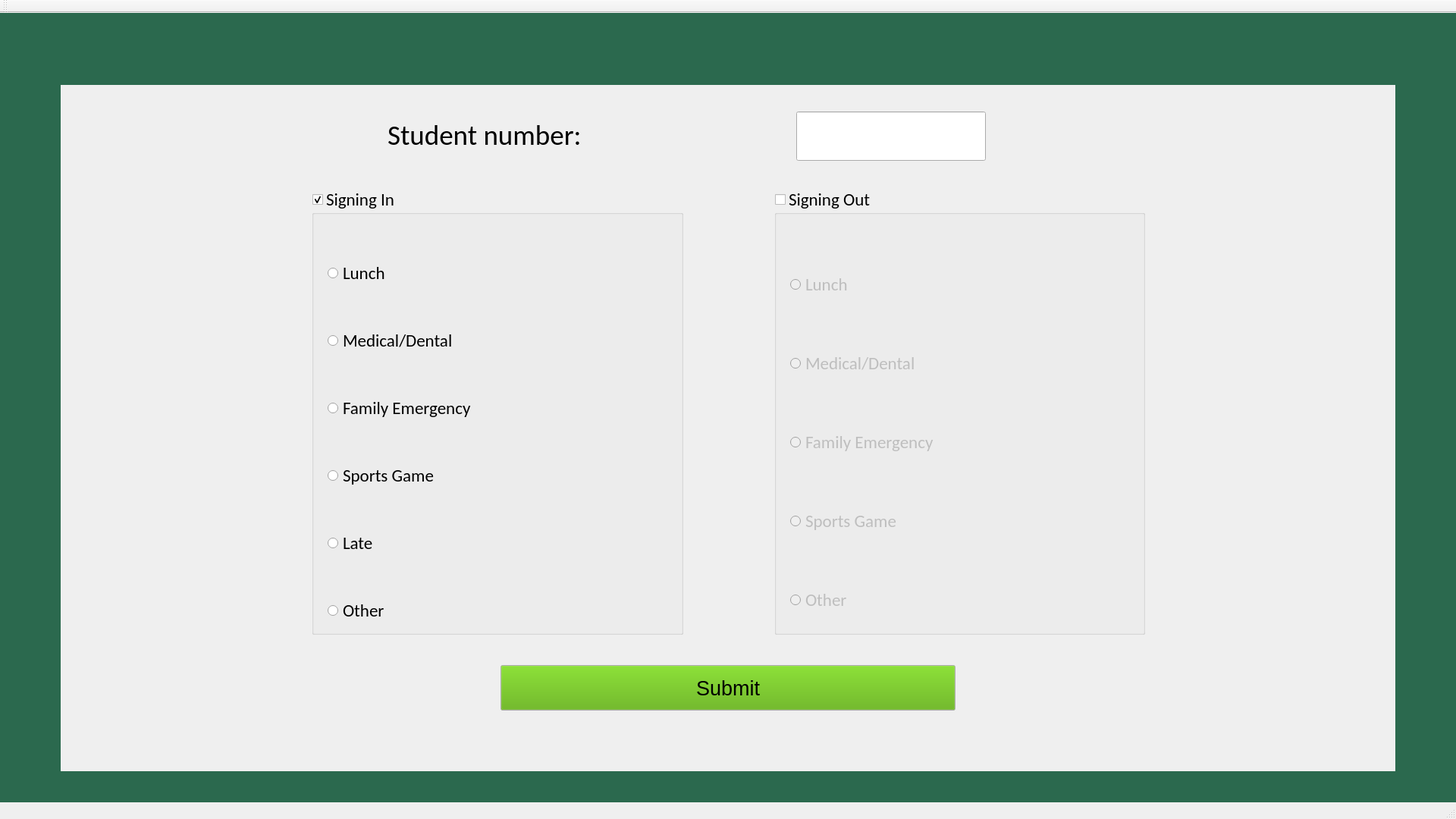
<?xml version="1.0" encoding="UTF-8"?>
<ui version="4.0">
 <class>attendance</class>
 <widget class="QMainWindow" name="attendance">
  <property name="geometry">
   <rect>
    <x>0</x>
    <y>0</y>
    <width>1920</width>
    <height>1080</height>
   </rect>
  </property>
  <property name="windowTitle">
   <string>attendance</string>
  </property>
  <property name="autoFillBackground">
   <bool>false</bool>
  </property>
  <widget class="QWidget" name="centralWidget">
   <widget class="Line" name="leftColorBlock">
    <property name="geometry">
     <rect>
      <x>0</x>
      <y>0</y>
      <width>80</width>
      <height>1080</height>
     </rect>
    </property>
    <property name="palette">
     <palette>
      <active>
       <colorrole role="WindowText">
        <brush brushstyle="SolidPattern">
         <color alpha="255">
          <red>43</red>
          <green>105</green>
          <blue>78</blue>
         </color>
        </brush>
       </colorrole>
       <colorrole role="Button">
        <brush brushstyle="SolidPattern">
         <color alpha="255">
          <red>43</red>
          <green>105</green>
          <blue>78</blue>
         </color>
        </brush>
       </colorrole>
       <colorrole role="Light">
        <brush brushstyle="SolidPattern">
         <color alpha="255">
          <red>64</red>
          <green>158</green>
          <blue>117</blue>
         </color>
        </brush>
       </colorrole>
       <colorrole role="Midlight">
        <brush brushstyle="SolidPattern">
         <color alpha="255">
          <red>53</red>
          <green>131</green>
          <blue>97</blue>
         </color>
        </brush>
       </colorrole>
       <colorrole role="Dark">
        <brush brushstyle="SolidPattern">
         <color alpha="255">
          <red>21</red>
          <green>52</green>
          <blue>39</blue>
         </color>
        </brush>
       </colorrole>
       <colorrole role="Mid">
        <brush brushstyle="SolidPattern">
         <color alpha="255">
          <red>28</red>
          <green>70</green>
          <blue>52</blue>
         </color>
        </brush>
       </colorrole>
       <colorrole role="Text">
        <brush brushstyle="SolidPattern">
         <color alpha="255">
          <red>255</red>
          <green>255</green>
          <blue>255</blue>
         </color>
        </brush>
       </colorrole>
       <colorrole role="BrightText">
        <brush brushstyle="SolidPattern">
         <color alpha="255">
          <red>255</red>
          <green>255</green>
          <blue>255</blue>
         </color>
        </brush>
       </colorrole>
       <colorrole role="ButtonText">
        <brush brushstyle="SolidPattern">
         <color alpha="255">
          <red>255</red>
          <green>255</green>
          <blue>255</blue>
         </color>
        </brush>
       </colorrole>
       <colorrole role="Base">
        <brush brushstyle="SolidPattern">
         <color alpha="255">
          <red>0</red>
          <green>0</green>
          <blue>0</blue>
         </color>
        </brush>
       </colorrole>
       <colorrole role="Window">
        <brush brushstyle="SolidPattern">
         <color alpha="255">
          <red>43</red>
          <green>105</green>
          <blue>78</blue>
         </color>
        </brush>
       </colorrole>
       <colorrole role="Shadow">
        <brush brushstyle="SolidPattern">
         <color alpha="255">
          <red>0</red>
          <green>0</green>
          <blue>0</blue>
         </color>
        </brush>
       </colorrole>
       <colorrole role="AlternateBase">
        <brush brushstyle="SolidPattern">
         <color alpha="255">
          <red>21</red>
          <green>52</green>
          <blue>39</blue>
         </color>
        </brush>
       </colorrole>
       <colorrole role="ToolTipBase">
        <brush brushstyle="SolidPattern">
         <color alpha="255">
          <red>255</red>
          <green>255</green>
          <blue>220</blue>
         </color>
        </brush>
       </colorrole>
       <colorrole role="ToolTipText">
        <brush brushstyle="SolidPattern">
         <color alpha="255">
          <red>0</red>
          <green>0</green>
          <blue>0</blue>
         </color>
        </brush>
       </colorrole>
      </active>
      <inactive>
       <colorrole role="WindowText">
        <brush brushstyle="SolidPattern">
         <color alpha="255">
          <red>43</red>
          <green>105</green>
          <blue>78</blue>
         </color>
        </brush>
       </colorrole>
       <colorrole role="Button">
        <brush brushstyle="SolidPattern">
         <color alpha="255">
          <red>43</red>
          <green>105</green>
          <blue>78</blue>
         </color>
        </brush>
       </colorrole>
       <colorrole role="Light">
        <brush brushstyle="SolidPattern">
         <color alpha="255">
          <red>64</red>
          <green>158</green>
          <blue>117</blue>
         </color>
        </brush>
       </colorrole>
       <colorrole role="Midlight">
        <brush brushstyle="SolidPattern">
         <color alpha="255">
          <red>53</red>
          <green>131</green>
          <blue>97</blue>
         </color>
        </brush>
       </colorrole>
       <colorrole role="Dark">
        <brush brushstyle="SolidPattern">
         <color alpha="255">
          <red>21</red>
          <green>52</green>
          <blue>39</blue>
         </color>
        </brush>
       </colorrole>
       <colorrole role="Mid">
        <brush brushstyle="SolidPattern">
         <color alpha="255">
          <red>28</red>
          <green>70</green>
          <blue>52</blue>
         </color>
        </brush>
       </colorrole>
       <colorrole role="Text">
        <brush brushstyle="SolidPattern">
         <color alpha="255">
          <red>255</red>
          <green>255</green>
          <blue>255</blue>
         </color>
        </brush>
       </colorrole>
       <colorrole role="BrightText">
        <brush brushstyle="SolidPattern">
         <color alpha="255">
          <red>255</red>
          <green>255</green>
          <blue>255</blue>
         </color>
        </brush>
       </colorrole>
       <colorrole role="ButtonText">
        <brush brushstyle="SolidPattern">
         <color alpha="255">
          <red>255</red>
          <green>255</green>
          <blue>255</blue>
         </color>
        </brush>
       </colorrole>
       <colorrole role="Base">
        <brush brushstyle="SolidPattern">
         <color alpha="255">
          <red>0</red>
          <green>0</green>
          <blue>0</blue>
         </color>
        </brush>
       </colorrole>
       <colorrole role="Window">
        <brush brushstyle="SolidPattern">
         <color alpha="255">
          <red>43</red>
          <green>105</green>
          <blue>78</blue>
         </color>
        </brush>
       </colorrole>
       <colorrole role="Shadow">
        <brush brushstyle="SolidPattern">
         <color alpha="255">
          <red>0</red>
          <green>0</green>
          <blue>0</blue>
         </color>
        </brush>
       </colorrole>
       <colorrole role="AlternateBase">
        <brush brushstyle="SolidPattern">
         <color alpha="255">
          <red>21</red>
          <green>52</green>
          <blue>39</blue>
         </color>
        </brush>
       </colorrole>
       <colorrole role="ToolTipBase">
        <brush brushstyle="SolidPattern">
         <color alpha="255">
          <red>255</red>
          <green>255</green>
          <blue>220</blue>
         </color>
        </brush>
       </colorrole>
       <colorrole role="ToolTipText">
        <brush brushstyle="SolidPattern">
         <color alpha="255">
          <red>0</red>
          <green>0</green>
          <blue>0</blue>
         </color>
        </brush>
       </colorrole>
      </inactive>
      <disabled>
       <colorrole role="WindowText">
        <brush brushstyle="SolidPattern">
         <color alpha="255">
          <red>21</red>
          <green>52</green>
          <blue>39</blue>
         </color>
        </brush>
       </colorrole>
       <colorrole role="Button">
        <brush brushstyle="SolidPattern">
         <color alpha="255">
          <red>43</red>
          <green>105</green>
          <blue>78</blue>
         </color>
        </brush>
       </colorrole>
       <colorrole role="Light">
        <brush brushstyle="SolidPattern">
         <color alpha="255">
          <red>64</red>
          <green>158</green>
          <blue>117</blue>
         </color>
        </brush>
       </colorrole>
       <colorrole role="Midlight">
        <brush brushstyle="SolidPattern">
         <color alpha="255">
          <red>53</red>
          <green>131</green>
          <blue>97</blue>
         </color>
        </brush>
       </colorrole>
       <colorrole role="Dark">
        <brush brushstyle="SolidPattern">
         <color alpha="255">
          <red>21</red>
          <green>52</green>
          <blue>39</blue>
         </color>
        </brush>
       </colorrole>
       <colorrole role="Mid">
        <brush brushstyle="SolidPattern">
         <color alpha="255">
          <red>28</red>
          <green>70</green>
          <blue>52</blue>
         </color>
        </brush>
       </colorrole>
       <colorrole role="Text">
        <brush brushstyle="SolidPattern">
         <color alpha="255">
          <red>21</red>
          <green>52</green>
          <blue>39</blue>
         </color>
        </brush>
       </colorrole>
       <colorrole role="BrightText">
        <brush brushstyle="SolidPattern">
         <color alpha="255">
          <red>255</red>
          <green>255</green>
          <blue>255</blue>
         </color>
        </brush>
       </colorrole>
       <colorrole role="ButtonText">
        <brush brushstyle="SolidPattern">
         <color alpha="255">
          <red>21</red>
          <green>52</green>
          <blue>39</blue>
         </color>
        </brush>
       </colorrole>
       <colorrole role="Base">
        <brush brushstyle="SolidPattern">
         <color alpha="255">
          <red>43</red>
          <green>105</green>
          <blue>78</blue>
         </color>
        </brush>
       </colorrole>
       <colorrole role="Window">
        <brush brushstyle="SolidPattern">
         <color alpha="255">
          <red>43</red>
          <green>105</green>
          <blue>78</blue>
         </color>
        </brush>
       </colorrole>
       <colorrole role="Shadow">
        <brush brushstyle="SolidPattern">
         <color alpha="255">
          <red>0</red>
          <green>0</green>
          <blue>0</blue>
         </color>
        </brush>
       </colorrole>
       <colorrole role="AlternateBase">
        <brush brushstyle="SolidPattern">
         <color alpha="255">
          <red>43</red>
          <green>105</green>
          <blue>78</blue>
         </color>
        </brush>
       </colorrole>
       <colorrole role="ToolTipBase">
        <brush brushstyle="SolidPattern">
         <color alpha="255">
          <red>255</red>
          <green>255</green>
          <blue>220</blue>
         </color>
        </brush>
       </colorrole>
       <colorrole role="ToolTipText">
        <brush brushstyle="SolidPattern">
         <color alpha="255">
          <red>0</red>
          <green>0</green>
          <blue>0</blue>
         </color>
        </brush>
       </colorrole>
      </disabled>
     </palette>
    </property>
    <property name="frameShadow">
     <enum>QFrame::Plain</enum>
    </property>
    <property name="lineWidth">
     <number>160</number>
    </property>
    <property name="orientation">
     <enum>Qt::Vertical</enum>
    </property>
   </widget>
   <widget class="Line" name="rightColorBlock">
    <property name="geometry">
     <rect>
      <x>1840</x>
      <y>0</y>
      <width>80</width>
      <height>1080</height>
     </rect>
    </property>
    <property name="palette">
     <palette>
      <active>
       <colorrole role="WindowText">
        <brush brushstyle="SolidPattern">
         <color alpha="255">
          <red>43</red>
          <green>105</green>
          <blue>78</blue>
         </color>
        </brush>
       </colorrole>
       <colorrole role="Button">
        <brush brushstyle="SolidPattern">
         <color alpha="255">
          <red>43</red>
          <green>105</green>
          <blue>78</blue>
         </color>
        </brush>
       </colorrole>
       <colorrole role="Light">
        <brush brushstyle="SolidPattern">
         <color alpha="255">
          <red>64</red>
          <green>158</green>
          <blue>117</blue>
         </color>
        </brush>
       </colorrole>
       <colorrole role="Midlight">
        <brush brushstyle="SolidPattern">
         <color alpha="255">
          <red>53</red>
          <green>131</green>
          <blue>97</blue>
         </color>
        </brush>
       </colorrole>
       <colorrole role="Dark">
        <brush brushstyle="SolidPattern">
         <color alpha="255">
          <red>21</red>
          <green>52</green>
          <blue>39</blue>
         </color>
        </brush>
       </colorrole>
       <colorrole role="Mid">
        <brush brushstyle="SolidPattern">
         <color alpha="255">
          <red>28</red>
          <green>70</green>
          <blue>52</blue>
         </color>
        </brush>
       </colorrole>
       <colorrole role="Text">
        <brush brushstyle="SolidPattern">
         <color alpha="255">
          <red>255</red>
          <green>255</green>
          <blue>255</blue>
         </color>
        </brush>
       </colorrole>
       <colorrole role="BrightText">
        <brush brushstyle="SolidPattern">
         <color alpha="255">
          <red>255</red>
          <green>255</green>
          <blue>255</blue>
         </color>
        </brush>
       </colorrole>
       <colorrole role="ButtonText">
        <brush brushstyle="SolidPattern">
         <color alpha="255">
          <red>255</red>
          <green>255</green>
          <blue>255</blue>
         </color>
        </brush>
       </colorrole>
       <colorrole role="Base">
        <brush brushstyle="SolidPattern">
         <color alpha="255">
          <red>0</red>
          <green>0</green>
          <blue>0</blue>
         </color>
        </brush>
       </colorrole>
       <colorrole role="Window">
        <brush brushstyle="SolidPattern">
         <color alpha="255">
          <red>43</red>
          <green>105</green>
          <blue>78</blue>
         </color>
        </brush>
       </colorrole>
       <colorrole role="Shadow">
        <brush brushstyle="SolidPattern">
         <color alpha="255">
          <red>0</red>
          <green>0</green>
          <blue>0</blue>
         </color>
        </brush>
       </colorrole>
       <colorrole role="AlternateBase">
        <brush brushstyle="SolidPattern">
         <color alpha="255">
          <red>21</red>
          <green>52</green>
          <blue>39</blue>
         </color>
        </brush>
       </colorrole>
       <colorrole role="ToolTipBase">
        <brush brushstyle="SolidPattern">
         <color alpha="255">
          <red>255</red>
          <green>255</green>
          <blue>220</blue>
         </color>
        </brush>
       </colorrole>
       <colorrole role="ToolTipText">
        <brush brushstyle="SolidPattern">
         <color alpha="255">
          <red>0</red>
          <green>0</green>
          <blue>0</blue>
         </color>
        </brush>
       </colorrole>
      </active>
      <inactive>
       <colorrole role="WindowText">
        <brush brushstyle="SolidPattern">
         <color alpha="255">
          <red>43</red>
          <green>105</green>
          <blue>78</blue>
         </color>
        </brush>
       </colorrole>
       <colorrole role="Button">
        <brush brushstyle="SolidPattern">
         <color alpha="255">
          <red>43</red>
          <green>105</green>
          <blue>78</blue>
         </color>
        </brush>
       </colorrole>
       <colorrole role="Light">
        <brush brushstyle="SolidPattern">
         <color alpha="255">
          <red>64</red>
          <green>158</green>
          <blue>117</blue>
         </color>
        </brush>
       </colorrole>
       <colorrole role="Midlight">
        <brush brushstyle="SolidPattern">
         <color alpha="255">
          <red>53</red>
          <green>131</green>
          <blue>97</blue>
         </color>
        </brush>
       </colorrole>
       <colorrole role="Dark">
        <brush brushstyle="SolidPattern">
         <color alpha="255">
          <red>21</red>
          <green>52</green>
          <blue>39</blue>
         </color>
        </brush>
       </colorrole>
       <colorrole role="Mid">
        <brush brushstyle="SolidPattern">
         <color alpha="255">
          <red>28</red>
          <green>70</green>
          <blue>52</blue>
         </color>
        </brush>
       </colorrole>
       <colorrole role="Text">
        <brush brushstyle="SolidPattern">
         <color alpha="255">
          <red>255</red>
          <green>255</green>
          <blue>255</blue>
         </color>
        </brush>
       </colorrole>
       <colorrole role="BrightText">
        <brush brushstyle="SolidPattern">
         <color alpha="255">
          <red>255</red>
          <green>255</green>
          <blue>255</blue>
         </color>
        </brush>
       </colorrole>
       <colorrole role="ButtonText">
        <brush brushstyle="SolidPattern">
         <color alpha="255">
          <red>255</red>
          <green>255</green>
          <blue>255</blue>
         </color>
        </brush>
       </colorrole>
       <colorrole role="Base">
        <brush brushstyle="SolidPattern">
         <color alpha="255">
          <red>0</red>
          <green>0</green>
          <blue>0</blue>
         </color>
        </brush>
       </colorrole>
       <colorrole role="Window">
        <brush brushstyle="SolidPattern">
         <color alpha="255">
          <red>43</red>
          <green>105</green>
          <blue>78</blue>
         </color>
        </brush>
       </colorrole>
       <colorrole role="Shadow">
        <brush brushstyle="SolidPattern">
         <color alpha="255">
          <red>0</red>
          <green>0</green>
          <blue>0</blue>
         </color>
        </brush>
       </colorrole>
       <colorrole role="AlternateBase">
        <brush brushstyle="SolidPattern">
         <color alpha="255">
          <red>21</red>
          <green>52</green>
          <blue>39</blue>
         </color>
        </brush>
       </colorrole>
       <colorrole role="ToolTipBase">
        <brush brushstyle="SolidPattern">
         <color alpha="255">
          <red>255</red>
          <green>255</green>
          <blue>220</blue>
         </color>
        </brush>
       </colorrole>
       <colorrole role="ToolTipText">
        <brush brushstyle="SolidPattern">
         <color alpha="255">
          <red>0</red>
          <green>0</green>
          <blue>0</blue>
         </color>
        </brush>
       </colorrole>
      </inactive>
      <disabled>
       <colorrole role="WindowText">
        <brush brushstyle="SolidPattern">
         <color alpha="255">
          <red>21</red>
          <green>52</green>
          <blue>39</blue>
         </color>
        </brush>
       </colorrole>
       <colorrole role="Button">
        <brush brushstyle="SolidPattern">
         <color alpha="255">
          <red>43</red>
          <green>105</green>
          <blue>78</blue>
         </color>
        </brush>
       </colorrole>
       <colorrole role="Light">
        <brush brushstyle="SolidPattern">
         <color alpha="255">
          <red>64</red>
          <green>158</green>
          <blue>117</blue>
         </color>
        </brush>
       </colorrole>
       <colorrole role="Midlight">
        <brush brushstyle="SolidPattern">
         <color alpha="255">
          <red>53</red>
          <green>131</green>
          <blue>97</blue>
         </color>
        </brush>
       </colorrole>
       <colorrole role="Dark">
        <brush brushstyle="SolidPattern">
         <color alpha="255">
          <red>21</red>
          <green>52</green>
          <blue>39</blue>
         </color>
        </brush>
       </colorrole>
       <colorrole role="Mid">
        <brush brushstyle="SolidPattern">
         <color alpha="255">
          <red>28</red>
          <green>70</green>
          <blue>52</blue>
         </color>
        </brush>
       </colorrole>
       <colorrole role="Text">
        <brush brushstyle="SolidPattern">
         <color alpha="255">
          <red>21</red>
          <green>52</green>
          <blue>39</blue>
         </color>
        </brush>
       </colorrole>
       <colorrole role="BrightText">
        <brush brushstyle="SolidPattern">
         <color alpha="255">
          <red>255</red>
          <green>255</green>
          <blue>255</blue>
         </color>
        </brush>
       </colorrole>
       <colorrole role="ButtonText">
        <brush brushstyle="SolidPattern">
         <color alpha="255">
          <red>21</red>
          <green>52</green>
          <blue>39</blue>
         </color>
        </brush>
       </colorrole>
       <colorrole role="Base">
        <brush brushstyle="SolidPattern">
         <color alpha="255">
          <red>43</red>
          <green>105</green>
          <blue>78</blue>
         </color>
        </brush>
       </colorrole>
       <colorrole role="Window">
        <brush brushstyle="SolidPattern">
         <color alpha="255">
          <red>43</red>
          <green>105</green>
          <blue>78</blue>
         </color>
        </brush>
       </colorrole>
       <colorrole role="Shadow">
        <brush brushstyle="SolidPattern">
         <color alpha="255">
          <red>0</red>
          <green>0</green>
          <blue>0</blue>
         </color>
        </brush>
       </colorrole>
       <colorrole role="AlternateBase">
        <brush brushstyle="SolidPattern">
         <color alpha="255">
          <red>43</red>
          <green>105</green>
          <blue>78</blue>
         </color>
        </brush>
       </colorrole>
       <colorrole role="ToolTipBase">
        <brush brushstyle="SolidPattern">
         <color alpha="255">
          <red>255</red>
          <green>255</green>
          <blue>220</blue>
         </color>
        </brush>
       </colorrole>
       <colorrole role="ToolTipText">
        <brush brushstyle="SolidPattern">
         <color alpha="255">
          <red>0</red>
          <green>0</green>
          <blue>0</blue>
         </color>
        </brush>
       </colorrole>
      </disabled>
     </palette>
    </property>
    <property name="frameShadow">
     <enum>QFrame::Plain</enum>
    </property>
    <property name="lineWidth">
     <number>160</number>
    </property>
    <property name="orientation">
     <enum>Qt::Vertical</enum>
    </property>
   </widget>
   <widget class="QLabel" name="label">
    <property name="geometry">
     <rect>
      <x>80</x>
      <y>10</y>
      <width>200</width>
      <height>75</height>
     </rect>
    </property>
    <property name="layoutDirection">
     <enum>Qt::LeftToRight</enum>
    </property>
    <property name="text">
     <string/>
    </property>
    <property name="pixmap">
     <pixmap resource="imagefiles.qrc">:/200pxwhite.png</pixmap>
    </property>
   </widget>
   <widget class="Line" name="topColorBlock">
    <property name="enabled">
     <bool>true</bool>
    </property>
    <property name="geometry">
     <rect>
      <x>0</x>
      <y>0</y>
      <width>1920</width>
      <height>95</height>
     </rect>
    </property>
    <property name="minimumSize">
     <size>
      <width>0</width>
      <height>0</height>
     </size>
    </property>
    <property name="palette">
     <palette>
      <active>
       <colorrole role="WindowText">
        <brush brushstyle="SolidPattern">
         <color alpha="255">
          <red>43</red>
          <green>105</green>
          <blue>78</blue>
         </color>
        </brush>
       </colorrole>
      </active>
      <inactive>
       <colorrole role="WindowText">
        <brush brushstyle="SolidPattern">
         <color alpha="255">
          <red>43</red>
          <green>105</green>
          <blue>78</blue>
         </color>
        </brush>
       </colorrole>
      </inactive>
      <disabled>
       <colorrole role="WindowText">
        <brush brushstyle="SolidPattern">
         <color alpha="255">
          <red>120</red>
          <green>120</green>
          <blue>120</blue>
         </color>
        </brush>
       </colorrole>
      </disabled>
     </palette>
    </property>
    <property name="frameShadow">
     <enum>QFrame::Plain</enum>
    </property>
    <property name="lineWidth">
     <number>180</number>
    </property>
    <property name="orientation">
     <enum>Qt::Horizontal</enum>
    </property>
   </widget>
   <widget class="Line" name="botColorBlock">
    <property name="enabled">
     <bool>true</bool>
    </property>
    <property name="geometry">
     <rect>
      <x>0</x>
      <y>1000</y>
      <width>1920</width>
      <height>180</height>
     </rect>
    </property>
    <property name="minimumSize">
     <size>
      <width>0</width>
      <height>0</height>
     </size>
    </property>
    <property name="palette">
     <palette>
      <active>
       <colorrole role="WindowText">
        <brush brushstyle="SolidPattern">
         <color alpha="255">
          <red>43</red>
          <green>105</green>
          <blue>78</blue>
         </color>
        </brush>
       </colorrole>
      </active>
      <inactive>
       <colorrole role="WindowText">
        <brush brushstyle="SolidPattern">
         <color alpha="255">
          <red>43</red>
          <green>105</green>
          <blue>78</blue>
         </color>
        </brush>
       </colorrole>
      </inactive>
      <disabled>
       <colorrole role="WindowText">
        <brush brushstyle="SolidPattern">
         <color alpha="255">
          <red>120</red>
          <green>120</green>
          <blue>120</blue>
         </color>
        </brush>
       </colorrole>
      </disabled>
     </palette>
    </property>
    <property name="frameShadow">
     <enum>QFrame::Plain</enum>
    </property>
    <property name="lineWidth">
     <number>180</number>
    </property>
    <property name="orientation">
     <enum>Qt::Horizontal</enum>
    </property>
   </widget>
   <widget class="QPushButton" name="submit">
    <property name="geometry">
     <rect>
      <x>660</x>
      <y>860</y>
      <width>600</width>
      <height>60</height>
     </rect>
    </property>
    <property name="palette">
     <palette>
      <active>
       <colorrole role="Button">
        <brush brushstyle="SolidPattern">
         <color alpha="255">
          <red>85</red>
          <green>170</green>
          <blue>0</blue>
         </color>
        </brush>
       </colorrole>
      </active>
      <inactive>
       <colorrole role="Button">
        <brush brushstyle="SolidPattern">
         <color alpha="255">
          <red>85</red>
          <green>170</green>
          <blue>0</blue>
         </color>
        </brush>
       </colorrole>
      </inactive>
      <disabled>
       <colorrole role="Button">
        <brush brushstyle="SolidPattern">
         <color alpha="255">
          <red>85</red>
          <green>170</green>
          <blue>0</blue>
         </color>
        </brush>
       </colorrole>
      </disabled>
     </palette>
    </property>
    <property name="font">
     <font>
      <pointsize>20</pointsize>
     </font>
    </property>
    <property name="text">
     <string>Submit</string>
    </property>
   </widget>
   <widget class="QWidget" name="layoutWidget">
    <property name="geometry">
     <rect>
      <x>400</x>
      <y>220</y>
      <width>1121</width>
      <height>611</height>
     </rect>
    </property>
    <layout class="QHBoxLayout" name="SignInSignOut">
     <property name="spacing">
      <number>120</number>
     </property>
     <item>
      <widget class="QGroupBox" name="signInBox">
       <property name="minimumSize">
        <size>
         <width>400</width>
         <height>430</height>
        </size>
       </property>
       <property name="font">
        <font>
         <family>Calibri</family>
         <pointsize>17</pointsize>
        </font>
       </property>
       <property name="title">
        <string>Signing In</string>
       </property>
       <property name="flat">
        <bool>false</bool>
       </property>
       <property name="checkable">
        <bool>true</bool>
       </property>
       <widget class="QWidget" name="layoutWidget">
        <property name="geometry">
         <rect>
          <x>10</x>
          <y>70</y>
          <width>471</width>
          <height>531</height>
         </rect>
        </property>
        <layout class="QVBoxLayout" name="signInList">
         <property name="spacing">
          <number>40</number>
         </property>
         <item>
          <widget class="QRadioButton" name="lunchButtonIn">
           <property name="minimumSize">
            <size>
             <width>190</width>
             <height>25</height>
            </size>
           </property>
           <property name="text">
            <string>Lunch</string>
           </property>
          </widget>
         </item>
         <item>
          <widget class="QRadioButton" name="medicalButtonIn">
           <property name="minimumSize">
            <size>
             <width>190</width>
             <height>25</height>
            </size>
           </property>
           <property name="text">
            <string>Medical/Dental</string>
           </property>
          </widget>
         </item>
         <item>
          <widget class="QRadioButton" name="familyButtonIn">
           <property name="minimumSize">
            <size>
             <width>190</width>
             <height>25</height>
            </size>
           </property>
           <property name="text">
            <string>Family Emergency</string>
           </property>
          </widget>
         </item>
         <item>
          <widget class="QRadioButton" name="sportButtonIn">
           <property name="minimumSize">
            <size>
             <width>190</width>
             <height>25</height>
            </size>
           </property>
           <property name="text">
            <string>Sports Game</string>
           </property>
          </widget>
         </item>
         <item>
          <widget class="QRadioButton" name="lateButton">
           <property name="minimumSize">
            <size>
             <width>190</width>
             <height>25</height>
            </size>
           </property>
           <property name="text">
            <string>Late</string>
           </property>
          </widget>
         </item>
         <item>
          <widget class="QRadioButton" name="otherButtonIn">
           <property name="minimumSize">
            <size>
             <width>190</width>
             <height>25</height>
            </size>
           </property>
           <property name="text">
            <string>Other</string>
           </property>
          </widget>
         </item>
        </layout>
       </widget>
      </widget>
     </item>
     <item>
      <widget class="QGroupBox" name="signOutBox">
       <property name="minimumSize">
        <size>
         <width>400</width>
         <height>430</height>
        </size>
       </property>
       <property name="font">
        <font>
         <family>Calibri</family>
         <pointsize>17</pointsize>
        </font>
       </property>
       <property name="title">
        <string>Signing Out</string>
       </property>
       <property name="checkable">
        <bool>true</bool>
       </property>
       <property name="checked">
        <bool>false</bool>
       </property>
       <widget class="QWidget" name="layoutWidget">
        <property name="geometry">
         <rect>
          <x>10</x>
          <y>70</y>
          <width>471</width>
          <height>531</height>
         </rect>
        </property>
        <layout class="QVBoxLayout" name="signOutList">
         <property name="spacing">
          <number>40</number>
         </property>
         <item>
          <widget class="QRadioButton" name="lunchButtonOut">
           <property name="minimumSize">
            <size>
             <width>190</width>
             <height>25</height>
            </size>
           </property>
           <property name="text">
            <string>Lunch</string>
           </property>
          </widget>
         </item>
         <item>
          <widget class="QRadioButton" name="medicalButtonOut">
           <property name="minimumSize">
            <size>
             <width>190</width>
             <height>25</height>
            </size>
           </property>
           <property name="text">
            <string>Medical/Dental</string>
           </property>
          </widget>
         </item>
         <item>
          <widget class="QRadioButton" name="familyButtonOut">
           <property name="minimumSize">
            <size>
             <width>190</width>
             <height>25</height>
            </size>
           </property>
           <property name="text">
            <string>Family Emergency</string>
           </property>
          </widget>
         </item>
         <item>
          <widget class="QRadioButton" name="sportButtonOut">
           <property name="minimumSize">
            <size>
             <width>190</width>
             <height>25</height>
            </size>
           </property>
           <property name="text">
            <string>Sports Game</string>
           </property>
          </widget>
         </item>
         <item>
          <widget class="QRadioButton" name="otherButtonOut">
           <property name="minimumSize">
            <size>
             <width>190</width>
             <height>25</height>
            </size>
           </property>
           <property name="font">
            <font>
             <family>Calibri</family>
            </font>
           </property>
           <property name="text">
            <string>Other</string>
           </property>
          </widget>
         </item>
        </layout>
       </widget>
      </widget>
     </item>
    </layout>
   </widget>
   <widget class="QLineEdit" name="studNum">
    <property name="geometry">
     <rect>
      <x>1050</x>
      <y>130</y>
      <width>250</width>
      <height>65</height>
     </rect>
    </property>
    <property name="minimumSize">
     <size>
      <width>250</width>
      <height>65</height>
     </size>
    </property>
    <property name="font">
     <font>
      <pointsize>28</pointsize>
     </font>
    </property>
    <property name="text">
     <string/>
    </property>
    <property name="maxLength">
     <number>6</number>
    </property>
    <property name="alignment">
     <set>Qt::AlignCenter</set>
    </property>
   </widget>
   <widget class="QLabel" name="studNumLabel">
    <property name="geometry">
     <rect>
      <x>511</x>
      <y>111</y>
      <width>510</width>
      <height>100</height>
     </rect>
    </property>
    <property name="minimumSize">
     <size>
      <width>510</width>
      <height>100</height>
     </size>
    </property>
    <property name="font">
     <font>
      <family>Calibri</family>
      <pointsize>28</pointsize>
     </font>
    </property>
    <property name="text">
     <string>Student number:</string>
    </property>
   </widget>
   <zorder>studNumLabel</zorder>
   <zorder>leftColorBlock</zorder>
   <zorder>rightColorBlock</zorder>
   <zorder>layoutWidget</zorder>
   <zorder>topColorBlock</zorder>
   <zorder>label</zorder>
   <zorder>botColorBlock</zorder>
   <zorder>submit</zorder>
   <zorder>studNum</zorder>
  </widget>
  <widget class="QMenuBar" name="menuBar">
   <property name="geometry">
    <rect>
     <x>0</x>
     <y>0</y>
     <width>1920</width>
     <height>21</height>
    </rect>
   </property>
  </widget>
  <widget class="QToolBar" name="mainToolBar">
   <attribute name="toolBarArea">
    <enum>TopToolBarArea</enum>
   </attribute>
   <attribute name="toolBarBreak">
    <bool>false</bool>
   </attribute>
  </widget>
  <widget class="QStatusBar" name="statusBar"/>
 </widget>
 <layoutdefault spacing="6" margin="11"/>
 <resources>
  <include location="imagefiles.qrc"/>
 </resources>
 <connections/>
</ui>
